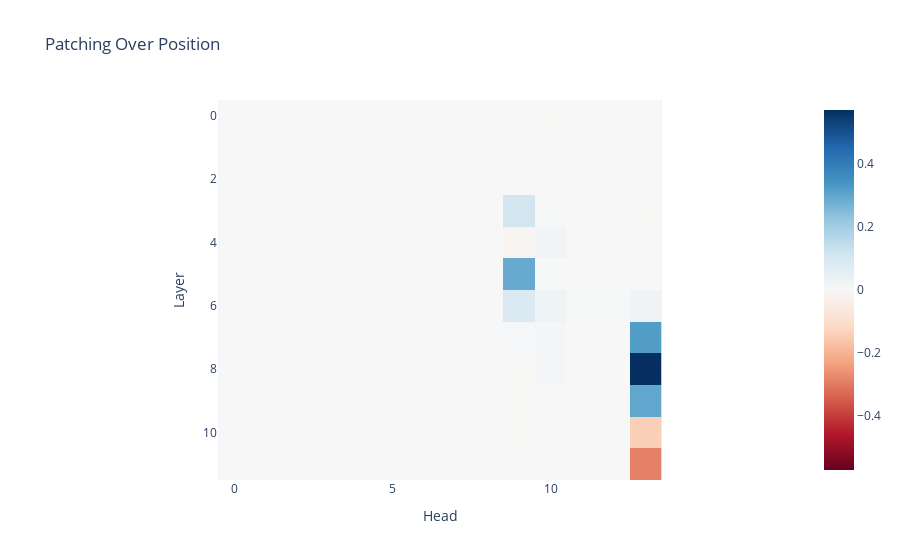

The notebook cell this image was saved under:
### Code cell
fig = px.imshow(
    patching_results, 
    color_continuous_scale="RdBu", 
    color_continuous_midpoint=0.0, 
    title="Patching Over Position"
)

fig.update_layout(
    xaxis_title="Head", 
    yaxis_title="Layer"
)

fig.show()

### Figure 1 — Plotly figure (JSON) as saved in the notebook; plotly's stock layout.template omitted (floating-point values rounded to 4 significant figures; data arrays with more than 128 entries replaced by an {"elided": "..."} marker saying what was removed)
{"data": [{"coloraxis": "coloraxis", "hovertemplate": "x: %{x}<br>y: %{y}<br>color: %{z}<extra></extra>", "name": "0", "type": "heatmap", "xaxis": "x", "yaxis": "y", "z": {"elided": "12x14 float values"}}], "layout": {"coloraxis": {"cmid": 0, "colorscale": [[0, "rgb(103,0,31)"], [0.1, "rgb(178,24,43)"], [0.2, "rgb(214,96,77)"], [0.3, "rgb(244,165,130)"], [0.4, "rgb(253,219,199)"], [0.5, "rgb(247,247,247)"], [0.6, "rgb(209,229,240)"], [0.7, "rgb(146,197,222)"], [0.8, "rgb(67,147,195)"], [0.9, "rgb(33,102,172)"], [1, "rgb(5,48,97)"]]}, "title": {"text": "Patching Over Position"}, "xaxis": {"anchor": "y", "constrain": "domain", "domain": [0, 1], "scaleanchor": "y", "title": {"text": "Head"}}, "yaxis": {"anchor": "x", "autorange": "reversed", "constrain": "domain", "domain": [0, 1], "title": {"text": "Layer"}}}}
